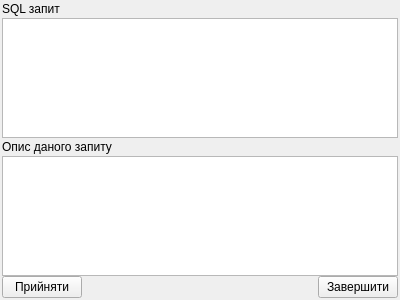
<?xml version="1.0" encoding="UTF-8"?>
<ui version="4.0">
 <class>Form</class>
 <widget class="QWidget" name="Form">
  <property name="windowModality">
   <enum>Qt::ApplicationModal</enum>
  </property>
  <property name="geometry">
   <rect>
    <x>0</x>
    <y>0</y>
    <width>400</width>
    <height>300</height>
   </rect>
  </property>
  <property name="windowTitle">
   <string>Редактор  шаблонних запитів</string>
  </property>
  <layout class="QGridLayout">
   <property name="margin">
    <number>2</number>
   </property>
   <property name="spacing">
    <number>0</number>
   </property>
   <item row="0" column="0">
    <layout class="QVBoxLayout">
     <property name="spacing">
      <number>2</number>
     </property>
     <property name="margin">
      <number>0</number>
     </property>
     <item>
      <widget class="QLabel" name="label">
       <property name="text">
        <string>SQL запит</string>
       </property>
      </widget>
     </item>
     <item>
      <widget class="QTextEdit" name="SqlQueryTextEdit">
       <property name="toolTip">
        <string>Введення шаблону SQL-запиту</string>
       </property>
      </widget>
     </item>
     <item>
      <widget class="QLabel" name="label_2">
       <property name="text">
        <string>Опис даного запиту</string>
       </property>
      </widget>
     </item>
     <item>
      <widget class="QTextEdit" name="OpusTextEdit">
       <property name="toolTip">
        <string>Опис введеного шаблону</string>
       </property>
      </widget>
     </item>
    </layout>
   </item>
   <item row="1" column="0">
    <layout class="QHBoxLayout">
     <property name="spacing">
      <number>6</number>
     </property>
     <property name="margin">
      <number>0</number>
     </property>
     <item>
      <widget class="QPushButton" name="acceptPushButton">
       <property name="text">
        <string>Прийняти</string>
       </property>
       <property name="icon">
        <iconset resource="../../tkeAbonent/tke/tke_rc">
         <normaloff>:/pictures/pictures/button_ok.png</normaloff>:/pictures/pictures/button_ok.png</iconset>
       </property>
       <property name="iconSize">
        <size>
         <width>12</width>
         <height>12</height>
        </size>
       </property>
      </widget>
     </item>
     <item>
      <spacer>
       <property name="orientation">
        <enum>Qt::Horizontal</enum>
       </property>
       <property name="sizeHint" stdset="0">
        <size>
         <width>141</width>
         <height>20</height>
        </size>
       </property>
      </spacer>
     </item>
     <item>
      <widget class="QPushButton" name="CancelPushButton">
       <property name="text">
        <string>Завершити</string>
       </property>
       <property name="icon">
        <iconset resource="../../tkeAbonent/tke/tke_rc">
         <normaloff>:/pictures/pictures/button_cancel.png</normaloff>:/pictures/pictures/button_cancel.png</iconset>
       </property>
       <property name="iconSize">
        <size>
         <width>12</width>
         <height>12</height>
        </size>
       </property>
      </widget>
     </item>
    </layout>
   </item>
  </layout>
 </widget>
 <resources>
  <include location="../../tkeAbonent/tke/tke_rc"/>
 </resources>
 <connections/>
</ui>
